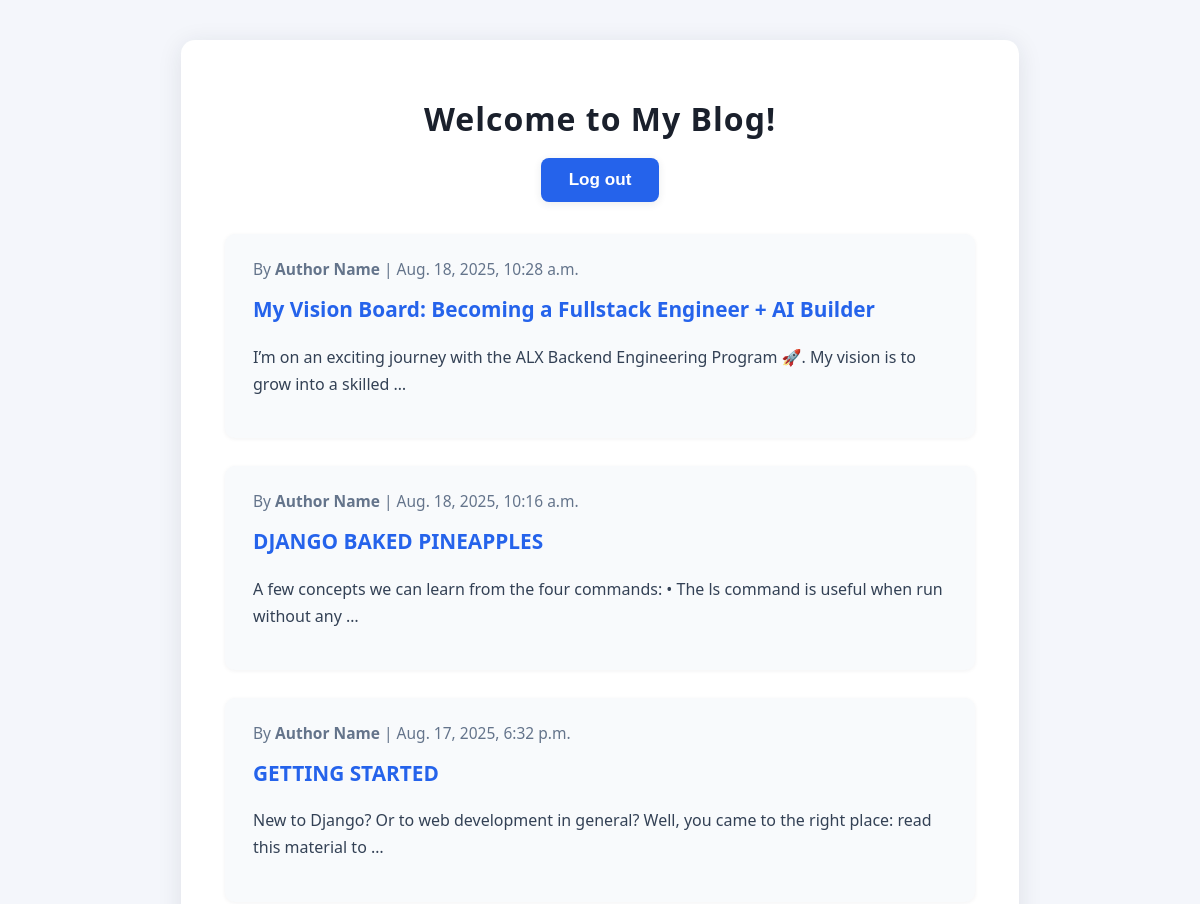
The page /index (upper part) on the database as committed earlier.
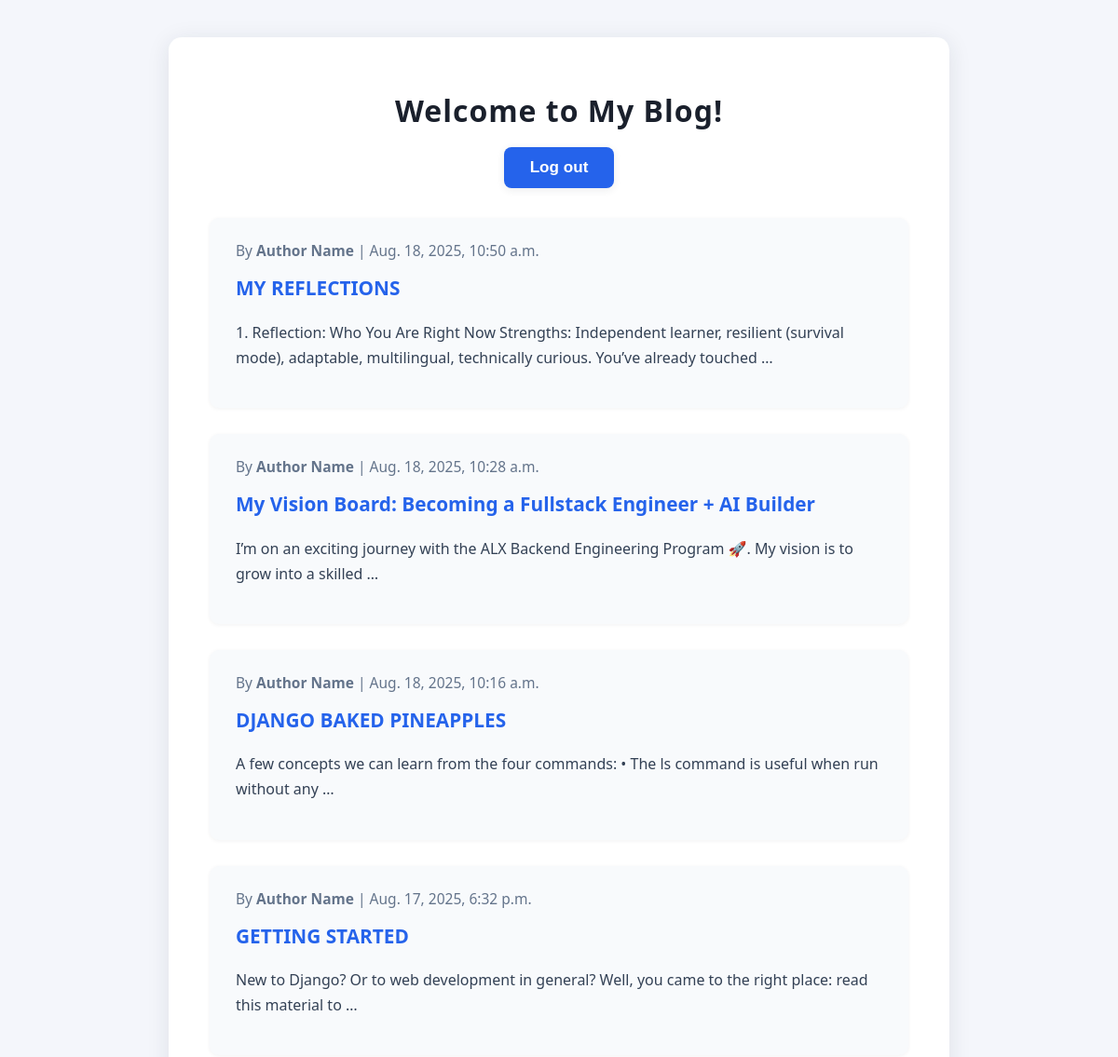
The same page on the database as committed later.
### posts/models.py (models this page shows)
class Posts(models.Model):
    title = models.CharField(max_length=100)
    body = models.CharField(max_length=1000000)
    time_at = models.DateTimeField(default=datetime.now, blank=True)

### posts/views.py (the view)
# urls.py: path('index', views.index, name='index'),
def index(request):
    posts = Posts.objects.all()
    return render(request, 'index.html', {'posts': posts})

### templates/index.html (shortened to what this page needs)
<!DOCTYPE html>
<html lang="en">
<head>
	<div class="container">
		<h1>Welcome to My Blog!</h1>
		<a href="{% url 'logout' %}"><button class="logout">Log out</button></a>
</head>
<body>
		{% for post in posts reversed %}
		<div class="post">
			<div class="meta">By <strong>Author Name</strong> | {{post.time_at}}</div>
			<div class="content">
				<a href="{% url 'post' post.id %}"><h3 class="title">{{post.title}}</h3></a>
				<p>{{post.body|truncatewords:20}}</p>
			</div>
		</div>
		{% endfor %}
</body>
</html>

### templates/index.html (style rules this page uses)
body { font-family: 'Segoe UI', Arial, sans-serif; background: #f4f6fb; margin: 0; padding: 0; }
.logout { margin: 20px 0; background: #2563eb; color: #fff; font-size: 1.07em; font-weight: 600; padding: 12px 28px; border: none; border-radius: 8px; box-shadow: 0 2px 8px rgba(30, 41, 59, 0.09); cursor: pointer; transition: background 0.18s, box-shadow 0.18s; margin: 0 auto 32px auto; display: block; text-align: right; }
.container { max-width: 750px; margin: 40px auto; background: #fff; padding: 36px 44px; border-radius: 14px; box-shadow: 0 4px 24px rgba(30, 41, 59, 0.10); }
h1 { color: #1a202c; margin-bottom: 18px; font-weight: 700; letter-spacing: 1px; text-align: center; }
.post { background: #f8fafc; border-radius: 10px; box-shadow: 0 1px 4px rgba(30, 41, 59, 0.06); padding: 24px 28px; margin-bottom: 28px; transition: box-shadow 0.2s; }
.meta { color: #64748b; font-size: 0.97em; margin-bottom: 12px; }
.content { color: #334155; line-height: 1.7; }
.title { color: #2563eb; margin: 0 0 8px 0; font-size: 1.3em; font-weight: 600; transition: color 0.2s; }
a { text-decoration: none; }

Rows that differ between the two databases and show on the page:
added Posts: time_at "Aug. 18, 2025, 10:50 a.m.", title "MY REFLECTIONS", body "1. Reflection: Who You Are Right Now Strengths: Independent learner, resilient (survival mode), adaptable, multilingual, technically curious. You’ve already touched …"
